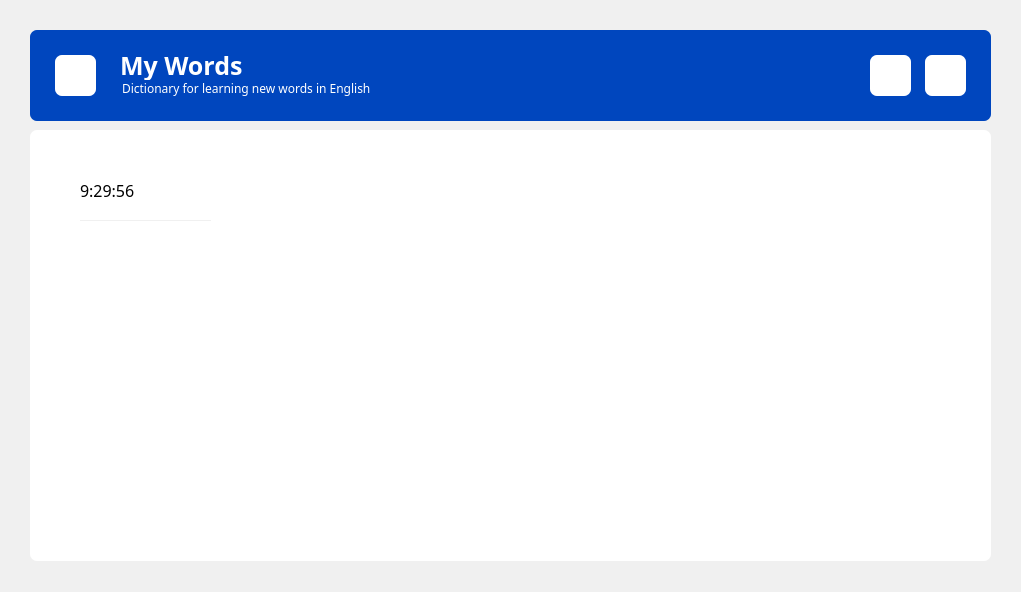
<?xml version="1.0" encoding="UTF-8"?>
<ui version="4.0">
 <class>TrainingMainWindow</class>
 <widget class="QMainWindow" name="TrainingMainWindow">
  <property name="geometry">
   <rect>
    <x>0</x>
    <y>0</y>
    <width>1021</width>
    <height>592</height>
   </rect>
  </property>
  <property name="windowTitle">
   <string>MainWindow</string>
  </property>
  <widget class="QWidget" name="trainingCentralWidget">
   <widget class="QFrame" name="mainFrame">
    <property name="geometry">
     <rect>
      <x>0</x>
      <y>0</y>
      <width>1021</width>
      <height>592</height>
     </rect>
    </property>
    <property name="styleSheet">
     <string notr="true">QFrame {
	background-color: rgb(240, 240, 240);
	border: none;
}</string>
    </property>
    <property name="frameShape">
     <enum>QFrame::StyledPanel</enum>
    </property>
    <property name="frameShadow">
     <enum>QFrame::Raised</enum>
    </property>
    <widget class="QFrame" name="infoFrame">
     <property name="geometry">
      <rect>
       <x>30</x>
       <y>30</y>
       <width>961</width>
       <height>91</height>
      </rect>
     </property>
     <property name="styleSheet">
      <string notr="true">QFrame {
	background-color: rgb(0, 70, 190);
	border: none;
	border-radius: 7px;
}</string>
     </property>
     <property name="frameShape">
      <enum>QFrame::StyledPanel</enum>
     </property>
     <property name="frameShadow">
      <enum>QFrame::Raised</enum>
     </property>
     <widget class="QPushButton" name="goBackButton">
      <property name="geometry">
       <rect>
        <x>25</x>
        <y>25</y>
        <width>41</width>
        <height>41</height>
       </rect>
      </property>
      <property name="cursor">
       <cursorShape>PointingHandCursor</cursorShape>
      </property>
      <property name="styleSheet">
       <string notr="true">QPushButton {
	background-color: rgb(255, 255, 255);
	border: none;
	border-radius: 7px;
}

QPushButton:hover {
	background-color: rgb(220, 220, 220);
}

QPushButton:pressed {
	background-color: rgb(200, 200, 200);
}
</string>
      </property>
      <property name="text">
       <string/>
      </property>
      <property name="icon">
       <iconset resource="../icons/icons.qrc">
        <normaloff>:/goBackIcon_B.png</normaloff>:/goBackIcon_B.png</iconset>
      </property>
      <property name="iconSize">
       <size>
        <width>16</width>
        <height>16</height>
       </size>
      </property>
     </widget>
     <widget class="QLabel" name="nameOfTheDictionary">
      <property name="geometry">
       <rect>
        <x>90</x>
        <y>20</y>
        <width>271</width>
        <height>31</height>
       </rect>
      </property>
      <property name="font">
       <font>
        <family>Montserrat SemiBold</family>
        <pointsize>19</pointsize>
        <bold>true</bold>
       </font>
      </property>
      <property name="styleSheet">
       <string notr="true">QLabel {
	border: none;
	color: rgb(255, 255, 255);
}</string>
      </property>
      <property name="text">
       <string>My Words</string>
      </property>
     </widget>
     <widget class="QLabel" name="descriptionOfTheDictionary">
      <property name="geometry">
       <rect>
        <x>92</x>
        <y>50</y>
        <width>471</width>
        <height>16</height>
       </rect>
      </property>
      <property name="font">
       <font>
        <family>Montserrat Medium</family>
       </font>
      </property>
      <property name="styleSheet">
       <string notr="true">QLabel {
	border: none;
	color: rgb(255, 255, 255);
}</string>
      </property>
      <property name="text">
       <string>Dictionary for learning new words in English</string>
      </property>
      <property name="textFormat">
       <enum>Qt::PlainText</enum>
      </property>
     </widget>
     <widget class="QPushButton" name="closeThewindowButton">
      <property name="geometry">
       <rect>
        <x>895</x>
        <y>25</y>
        <width>41</width>
        <height>41</height>
       </rect>
      </property>
      <property name="cursor">
       <cursorShape>PointingHandCursor</cursorShape>
      </property>
      <property name="styleSheet">
       <string notr="true">QPushButton {
	background-color: rgb(255, 255, 255);
	border: none;
	border-radius: 7px;
}

QPushButton:hover {
	background-color: rgb(255, 123, 123);
}

QPushButton:pressed {
	background-color: rgb(255, 103, 103);
}</string>
      </property>
      <property name="text">
       <string/>
      </property>
      <property name="icon">
       <iconset resource="../icons/icons.qrc">
        <normaloff>:/closeSomethingIcon_B.png</normaloff>:/closeSomethingIcon_B.png</iconset>
      </property>
      <property name="iconSize">
       <size>
        <width>10</width>
        <height>10</height>
       </size>
      </property>
     </widget>
     <widget class="QPushButton" name="minimizeTheWindowButton">
      <property name="geometry">
       <rect>
        <x>840</x>
        <y>25</y>
        <width>41</width>
        <height>41</height>
       </rect>
      </property>
      <property name="cursor">
       <cursorShape>PointingHandCursor</cursorShape>
      </property>
      <property name="styleSheet">
       <string notr="true">QPushButton {
	background-color: rgb(255, 255, 255);
	border: none;
	border-radius: 7px;
}

QPushButton:hover {
	background-color: rgb(220, 220, 220);
}

QPushButton:pressed {
	background-color: rgb(200, 200, 200);
}
</string>
      </property>
      <property name="text">
       <string/>
      </property>
      <property name="icon">
       <iconset resource="../icons/icons.qrc">
        <normaloff>:/minimizeWindowIcon_B.png</normaloff>:/minimizeWindowIcon_B.png</iconset>
      </property>
      <property name="iconSize">
       <size>
        <width>10</width>
        <height>10</height>
       </size>
      </property>
     </widget>
    </widget>
    <widget class="QWidget" name="widget" native="true">
     <property name="geometry">
      <rect>
       <x>30</x>
       <y>130</y>
       <width>961</width>
       <height>431</height>
      </rect>
     </property>
     <property name="styleSheet">
      <string notr="true">QWidget {
	background-color: rgb(255, 255, 255);
	border: none;
	border-radius: 7px;
}</string>
     </property>
     <widget class="QWidget" name="helpWidget" native="true">
      <property name="geometry">
       <rect>
        <x>30</x>
        <y>30</y>
        <width>171</width>
        <height>371</height>
       </rect>
      </property>
      <property name="styleSheet">
       <string notr="true">QWidget {
	background-color: none;
	border: none;
	border-radius: 7px;
}</string>
      </property>
      <widget class="QLabel" name="time">
       <property name="geometry">
        <rect>
         <x>20</x>
         <y>20</y>
         <width>131</width>
         <height>21</height>
        </rect>
       </property>
       <property name="font">
        <font>
         <family>Montserrat</family>
         <pointsize>12</pointsize>
        </font>
       </property>
       <property name="styleSheet">
        <string notr="true">QLabel {
	background-color: none;
	border: none;
}</string>
       </property>
       <property name="text">
        <string>9:29:56</string>
       </property>
      </widget>
      <widget class="QLabel" name="separatedLine">
       <property name="geometry">
        <rect>
         <x>20</x>
         <y>60</y>
         <width>131</width>
         <height>1</height>
        </rect>
       </property>
       <property name="styleSheet">
        <string notr="true">QLabel {
	background-color: rgb(240, 240, 240);
	border: none;
}</string>
       </property>
       <property name="text">
        <string/>
       </property>
      </widget>
     </widget>
     <widget class="QWidget" name="trainingWidget" native="true">
      <property name="geometry">
       <rect>
        <x>220</x>
        <y>30</y>
        <width>711</width>
        <height>371</height>
       </rect>
      </property>
      <property name="styleSheet">
       <string notr="true">QWidget {
	background-color: none;
	border: none;
	border-radius: 7px;
}</string>
      </property>
     </widget>
    </widget>
   </widget>
  </widget>
 </widget>
 <resources>
  <include location="../icons/icons.qrc"/>
 </resources>
 <connections/>
</ui>
